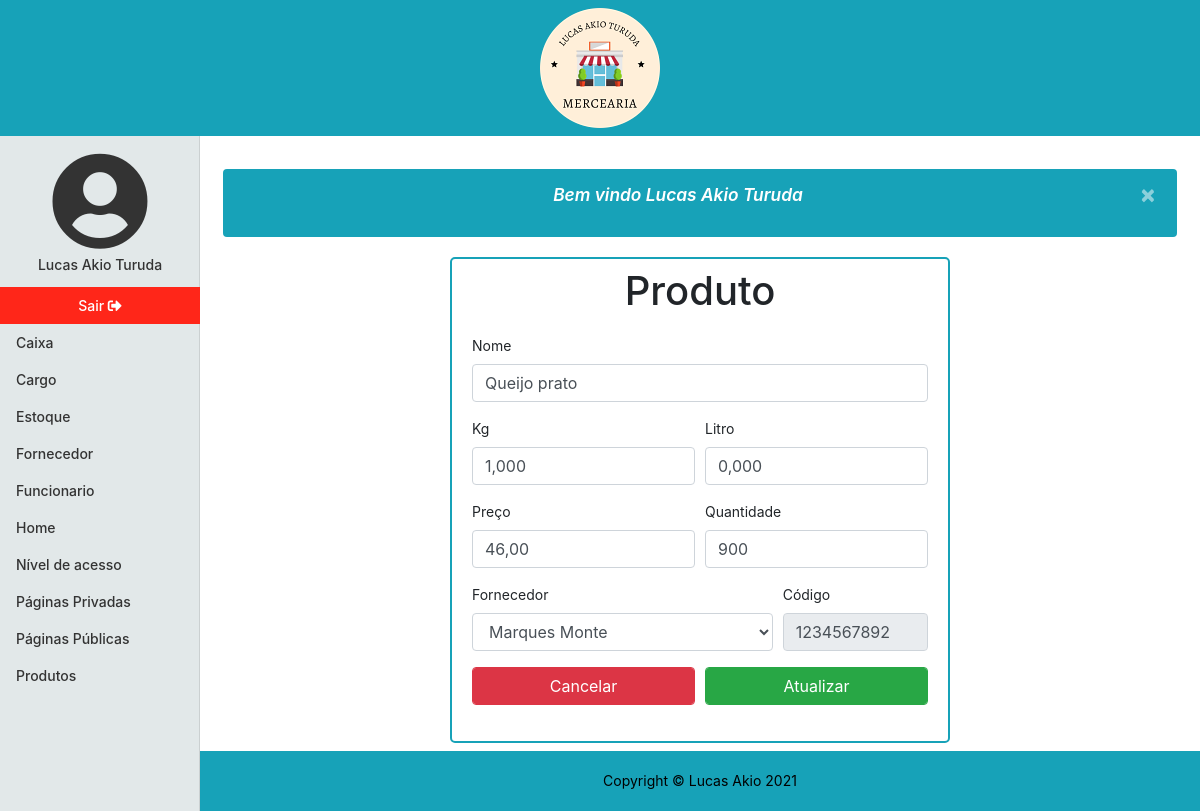
The page /produtos/editar/&id=3 (signed in) on the database as committed earlier.
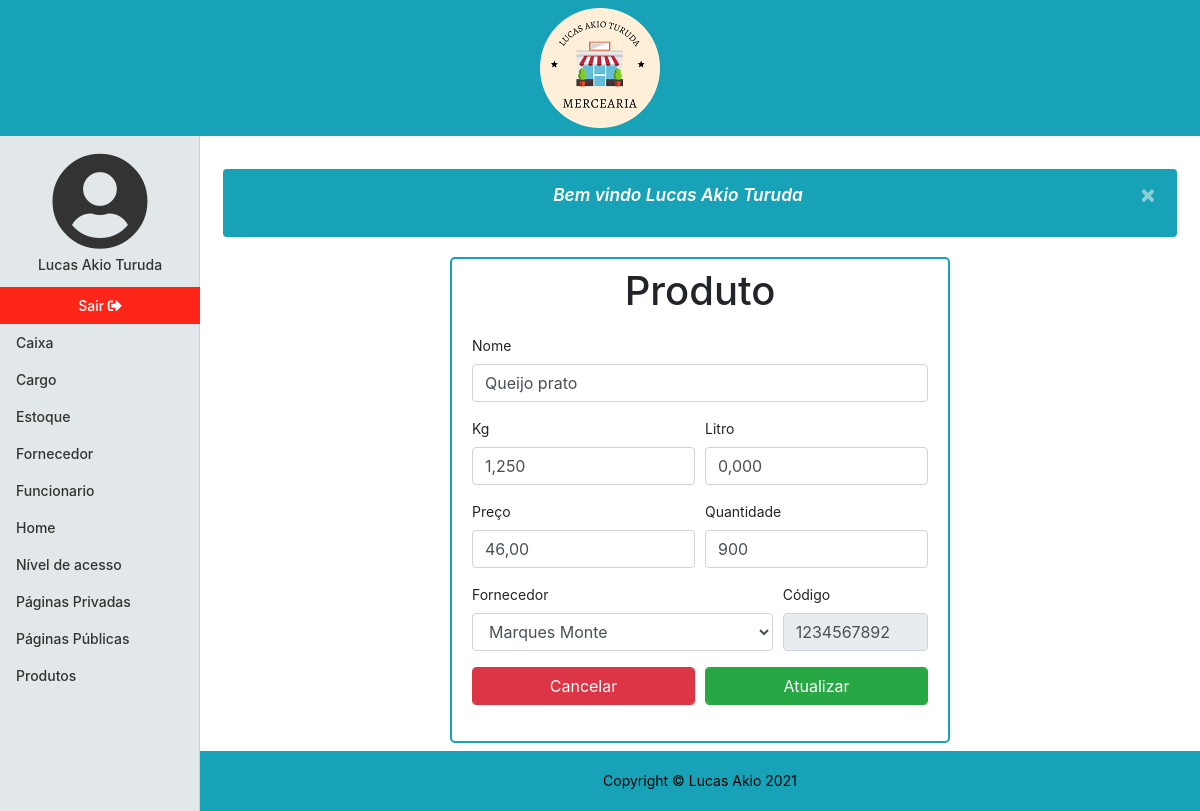
The same page on the database as committed later.
### tables this page shows
CREATE TABLE `produto` (
  `id` int NOT NULL AUTO_INCREMENT,
  `nome` varchar(30) NOT NULL,
  `preco` double NOT NULL,
  `fornecedor_id` int NOT NULL,
  `codigo_id` int NOT NULL,
  `kilograma` double NOT NULL DEFAULT '0',
  `litro` double NOT NULL DEFAULT '0',
  `dt_registro` datetime NOT NULL,
  PRIMARY KEY (`id`,`fornecedor_id`,`codigo_id`),
  KEY `fk_produto_fornecedor_idx` (`fornecedor_id`),
  KEY `fk_produto_codigo_idx` (`codigo_id`),
  CONSTRAINT `fk_produto_codigo` FOREIGN KEY (`codigo_id`) REFERENCES `codigo` (`id`) ON DELETE CASCADE ON UPDATE CASCADE,
  CONSTRAINT `fk_produto_fornecedor` FOREIGN KEY (`fornecedor_id`) REFERENCES `fornecedor` (`id`)
);

CREATE TABLE `estoque` (
  `id` int NOT NULL AUTO_INCREMENT,
  `produto_id` int NOT NULL,
  `quantidade` int NOT NULL,
  PRIMARY KEY (`id`,`produto_id`),
  UNIQUE KEY `produto_id_UNIQUE` (`produto_id`),
  KEY `fk_estoque_produto_idx` (`produto_id`) /*!80000 INVISIBLE */,
  CONSTRAINT `fk_estoque_produto` FOREIGN KEY (`produto_id`) REFERENCES `produto` (`id`) ON DELETE CASCADE ON UPDATE CASCADE
);

CREATE TABLE `fornecedor` (
  `id` int NOT NULL AUTO_INCREMENT,
  `nome` varchar(50) NOT NULL,
  `cnpj` varchar(18) NOT NULL,
  `dt_registro` datetime NOT NULL,
  PRIMARY KEY (`id`),
  UNIQUE KEY `cnpj_UNIQUE` (`cnpj`)
);

CREATE TABLE `codigo` (
  `id` int NOT NULL AUTO_INCREMENT,
  `barra` varchar(43) NOT NULL DEFAULT '1234567890',
  PRIMARY KEY (`id`),
  UNIQUE KEY `barra_UNIQUE` (`barra`)
);

### core/ConfigController.php (called while the page is built, shortened)
<?php
class ConfigController
{
    private string $urlMetodo;
    public function __construct()
    {
        if(!empty(filter_input(INPUT_GET,"url",FILTER_SANITIZE_URL)))
        {
            $this->url = filter_input(INPUT_GET,"url",FILTER_SANITIZE_URL);
            $this->urlDividida = explode('/',$this->url,);
            if(isset($this->urlDividida[1]) && !empty($this->urlDividida[1]))
            {
                $this->urlMetodo = $this->urlDividida[1];
            }
            else{
                $this->urlMetodo = "index";
            }
        }
        else{
            $this->urlController = "login";
            $this->urlMetodo = "index";
        }
    }
    public function carregar()
    {
        $metodo = $this->urlMetodo;
        $pagina = new $classe();
        $pagina->$metodo();
    }
}
?>

### index.php (called while the page is built, shortened)
<?php
$url = new Core\ConfigController();
$url->carregar();
?>

### app/Model/Model.php (called while the page is built, shortened)
<?php
class Model extends Conexao
{
    protected $conn;
    private $resultado;
    function __construct()
    {
        $this->conn = parent::conectar();
    }
    final protected function projetarExpecifico($query,$parametros = array(), bool $unico = true)
    {
        $this->query = $this->conn->prepare($query);
        $this->parametros($this->query,$parametros);
        $this->query->execute();
        if($unico){
            $this->resultado = $this->query->fetch(PDO::FETCH_ASSOC);
        }
        else{
            $this->resultado = $this->query->fetchAll(PDO::FETCH_ASSOC);
        }
        return $this->resultado;
    }
    private function parametros($query,$parametros = array()): void
    {
        foreach($parametros as $parametro => $valor)
        {
            $this->valoresParam($query,$parametro,$valor);
        }
    }
    private function valoresParam($query,$parametro,$valor): void
    {
        $query->bindParam(":$parametro",$valor);
    }
}
?>

### app/Model/Conexao.php (called while the page is built, shortened)
<?php
class Conexao
{
   private $bdType = "mysql";
   private $host = "localhost";
   private $user = "root";
   private $password = "root";
   private $port = 3306;
   private $bdname = "mercearia";
   protected function conectar()
   {
       try{
            $con = new PDO($this->bdType.':host='.$this->host.';port='.$this->port.';dbname='.$this->bdname, $this->user, $this->password);
            $con->setAttribute(PDO::ATTR_ERRMODE, PDO::ERRMODE_EXCEPTION);
            return $con;
       }
       catch(PDOException $e)
       {
           $alerta = new \App\Model\Alerta();
           $msg= $alerta->alertaFalha("Não foi possivel realizar uma conexão com o site, tente novamente!");
           $_SESSION['msg'] = $msg;
            header("Location:". URL . "paginaInvalida/index");
            exit();
       }
   }
}

### app/Model/Produtos.php (called while the page is built, shortened)
<?php
    class Produtos extends Model
    {
        public function editar($id): array
        {
            $produto = parent::projetarExpecifico(
            "SELECT p.id, p.nome, p.preco, p.fornecedor_id, f.nome AS fornecedor, p.codigo_id, c.barra AS codigo, p.kilograma, p.litro, e.quantidade AS quantidade, p.dt_registro
            FROM produto p
            INNER JOIN fornecedor f
            ON p.fornecedor_id = f.id
            INNER JOIN codigo c
            ON p.codigo_id = c.id
            INNER JOIN estoque e
            ON p.id = e.produto_id
            WHERE p.id = :id LIMIT 1",$id,false);
            if(!empty($produto)){
                return $produto;
            }
            exit();
        }
    }
?>

### app/View/produto/editar.php (the view, shortened to what the changed rows need)
<!DOCTYPE html>
<html lang="pt-br">
<head>
    <link rel="stylesheet" href="https://cdn.jsdelivr.net/npm/bootstrap@4.6.0/dist/css/bootstrap.min.css">
    <link href="<?php echo URL; ?>app/Assets/css/mercearia.css" rel="stylesheet">
    <link href="<?php echo URL; ?>app/Assets/fontawesome/css/all.css" rel="stylesheet">
</head>
<?php
include_once "app/View/include/header.php";
?>
<div class="container-fluid">
    <div class="row">
        <?php
        include_once "app/View/include/menulateral.php";
        ?>
        <div class="col-md-9 ml-auto col-lg-10 principal">
            <main role="main" class="m-2">
                <?php
                if (isset($_SESSION['msg'])) {
                    echo $_SESSION['msg'];
                }
                $produto = $this->dados[0];
                ?>
                <div id="form-atualizar">
                    <h1 class="text-center mt-2">Produto</h1>
                    <form action="<?php echo URL; ?>produtos/atualizar" method="POST" id='form-atualizar-produto'>
                        <div class="form-row">
                            <div class="form-group col-12 col-sm-12">
                                <label for="form_nome">Nome</label>
                                <input type="text" name="nome" class="form-control <?php echo isset($_SESSION['Erro_form']['nome']) ? 'is-invalid' : '' ?>" aria-describedby="serverNome" id="form-nome" value="<?php echo $produto['nome'] ?>">
                            </div>
                            <div class="form-group col-3 col-sm-6">
                                <label for="form-kilograma">Kg</label>
                                <input type="text" name="kilograma" id="form-kilograma" class="form-control <?php echo isset($_SESSION['Erro_form']['kilograma']) ? 'is-invalid' : '' ?>" value="<?php echo number_format($produto['kilograma'], 3, ',', '.') ?>">
                            </div>
                            <div class="form-group col-3 col-sm-6">
                                <label for="form-litro">Litro</label>
                                <input type="text" name="litro" id="form-litro" class="form-control <?php echo isset($_SESSION['Erro_form']['litro']) ? 'is-invalid' : '' ?>" value="<?php echo number_format($produto['litro'], 3, ',', '.') ?>">
                            </div>
                            <div class="form-group col-3 col-sm-6">
                                <label for="form_preco">Preço</label>
                                <input type="text" name="preco" id="form-preco" class="form-control <?php echo isset($_SESSION['Erro_form']['preco']) ? 'is-invalid' : '' ?>" aria-describedby="serverPreco" value="<?php echo number_format($produto['preco'], 2, ',', '.')?>">
                            </div>
                            <div class="form-group col-3 col-sm-6">
                                <label for="form_quantidade">Quantidade</label>
                                <input type="number" name="quantidade" id="form-quantidade" min="1" class="form-control <?php echo isset($_SESSION['Erro_form']['quantidade']) ? 'is-invalid' : '' ?>" aria-describedby="serverQuantidade" value="<?php echo $produto['quantidade'] ?>" min="0" step="1">
                            </div>
                        </div>
                        <div class="form-row">
                            <div class="form-group col-12 col-sm-8">
                                <label for="form_fornecedor">Fornecedor</label>
                                <select name="fornecedor_id" id="form-fornecedor_id" class="form-control <?php echo isset($_SESSION['Erro_form']['fornecedor_id']) ? 'is-invalid' : '' ?>" aria-describedby="serverFornecedor_id">
                                    <option value="<?php echo $produto['fornecedor_id'] ?>" id="option_padrao" selected><?php echo $produto['fornecedor'] ?></option>
                                </select>
                            </div>
                            <div class="form-group col-12 col-sm-4">
                                <label for="form-codigo">Código</label>
                                <input type="text" name="codigo" value="<?php echo $produto['codigo'] ?>" id="form-codigo" class="form-control" disabled>
                            </div>
                        </div>
                        <div class="form-row">
                            <div class="form-group col-6">
                                <a href="<?php echo URL ?>produtos/index" class="form-control btn btn-danger">Cancelar</a>
                            </div>
                            <div class="form-group col-6">
                                <input type="submit" value="Atualizar" name="btn_atualizar" class="form-control btn btn-success">
                            </div>
                        </div>
                    </form>
                </div>
            </main>
            <?php
            include_once "app/View/include/footer.php";
            ?>
            </body>
</html

Rows that differ between the two databases and show on the page:
changed produto "Queijo prato": kilograma "1,000" → "1,250"
